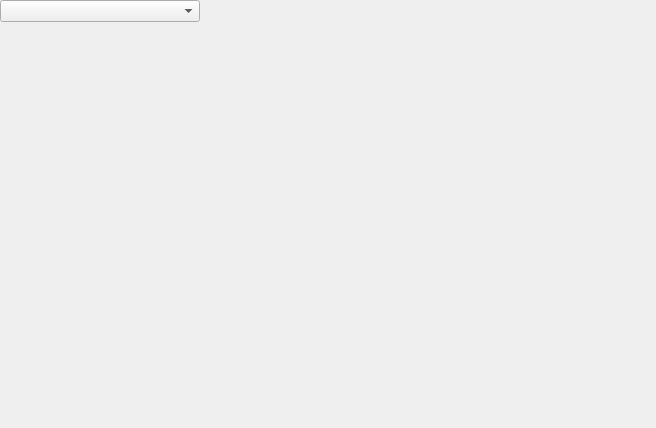
<?xml version="1.0" encoding="UTF-8"?>
<ui version="4.0">
 <class>MACHOFATWidget</class>
 <widget class="QWidget" name="MACHOFATWidget">
  <property name="geometry">
   <rect>
    <x>0</x>
    <y>0</y>
    <width>656</width>
    <height>428</height>
   </rect>
  </property>
  <property name="windowTitle">
   <string>Form</string>
  </property>
  <layout class="QVBoxLayout" name="verticalLayout">
   <property name="leftMargin">
    <number>0</number>
   </property>
   <property name="topMargin">
    <number>0</number>
   </property>
   <property name="rightMargin">
    <number>0</number>
   </property>
   <property name="bottomMargin">
    <number>0</number>
   </property>
   <item>
    <layout class="QHBoxLayout" name="horizontalLayout">
     <item>
      <widget class="QComboBox" name="comboBoxFilePart">
       <property name="minimumSize">
        <size>
         <width>200</width>
         <height>0</height>
        </size>
       </property>
      </widget>
     </item>
     <item>
      <spacer name="horizontalSpacer">
       <property name="orientation">
        <enum>Qt::Horizontal</enum>
       </property>
       <property name="sizeHint" stdset="0">
        <size>
         <width>40</width>
         <height>20</height>
        </size>
       </property>
      </spacer>
     </item>
    </layout>
   </item>
   <item>
    <widget class="QStackedWidget" name="stackedWidget"/>
   </item>
  </layout>
 </widget>
 <resources/>
 <connections/>
</ui>
